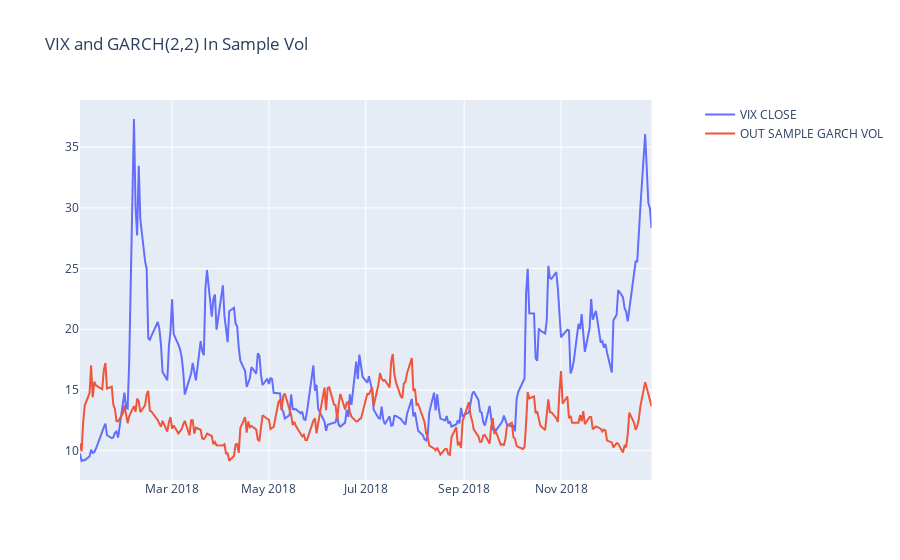

The notebook cell saved with this chart:
### Code cell
fig = make_subplots(specs=[[{"secondary_y": True}]])
fig.add_trace(
    go.Scatter(x=df_vix_test.index, y=df_vix_test["close"], mode="lines", name="VIX CLOSE"),
    secondary_y=False,
)
fig.add_trace(
    go.Scatter(
        x=rolling_pred.index,
        y=rolling_pred * np.sqrt(252),
        mode="lines",
        name="OUT SAMPLE GARCH VOL",
    ),
    secondary_y=False,
)
fig.update_layout(title="VIX and GARCH(2,2) In Sample Vol")
fig.show()
print(f" Mean Abs Percentage Error(%) vs VIX:{mean_absolute_percentage_error(df_vix_test["close"], prediction)} %")

### Figure 1 — Plotly figure (JSON) as saved in the notebook; plotly's stock layout.template omitted (floating-point values rounded to 4 significant figures; data arrays with more than 128 entries replaced by an {"elided": "..."} marker saying what was removed)
{"data": [{"mode": "lines", "name": "VIX CLOSE", "type": "scatter", "x": {"elided": "250 str values"}, "xaxis": "x", "y": {"elided": "250 float values"}, "yaxis": "y"}, {"mode": "lines", "name": "OUT SAMPLE GARCH VOL", "type": "scatter", "x": {"elided": "250 str values"}, "xaxis": "x", "y": {"elided": "250 float values"}, "yaxis": "y"}], "layout": {"title": {"text": "VIX and GARCH(2,2) In Sample Vol"}, "xaxis": {"anchor": "y", "domain": [0, 0.94]}, "yaxis": {"anchor": "x", "domain": [0, 1]}, "yaxis2": {"anchor": "x", "overlaying": "y", "side": "right"}}}
